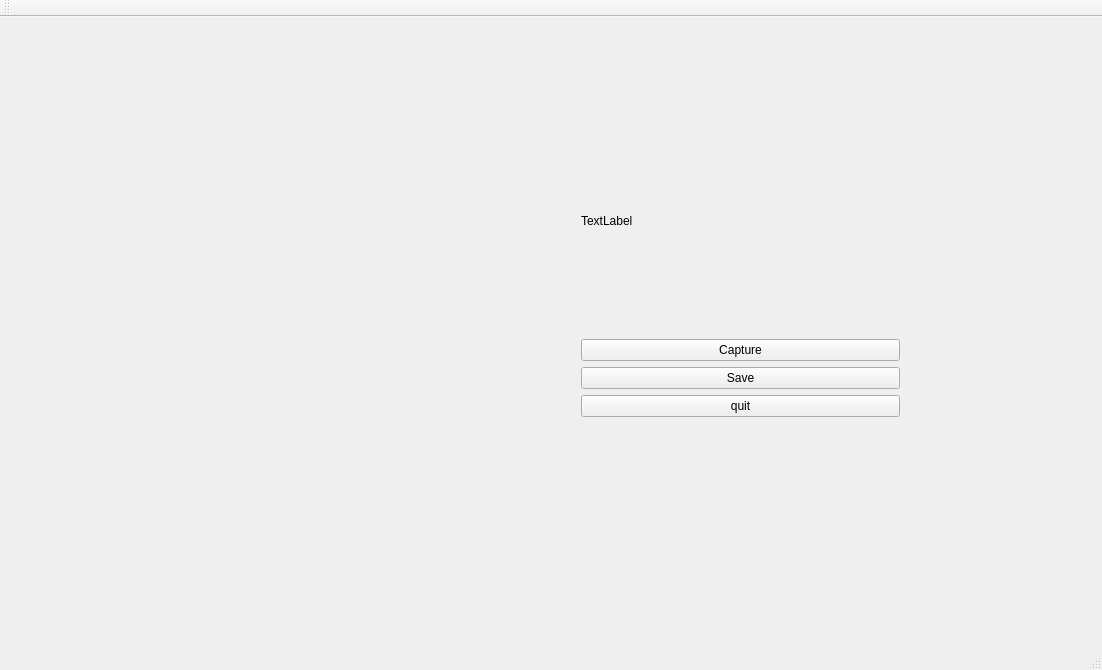
<?xml version="1.0" encoding="UTF-8"?>
<ui version="4.0">
 <class>MainWindow</class>
 <widget class="QMainWindow" name="MainWindow">
  <property name="geometry">
   <rect>
    <x>0</x>
    <y>0</y>
    <width>1102</width>
    <height>670</height>
   </rect>
  </property>
  <property name="windowTitle">
   <string>MainWindow</string>
  </property>
  <widget class="QWidget" name="centralWidget">
   <widget class="QWidget" name="horizontalLayoutWidget">
    <property name="geometry">
     <rect>
      <x>50</x>
      <y>70</y>
      <width>361</width>
      <height>351</height>
     </rect>
    </property>
    <layout class="QHBoxLayout" name="ImageView"/>
   </widget>
   <widget class="QWidget" name="verticalLayoutWidget">
    <property name="geometry">
     <rect>
      <x>570</x>
      <y>80</y>
      <width>341</width>
      <height>331</height>
     </rect>
    </property>
    <layout class="QVBoxLayout" name="verticalLayout">
     <item>
      <widget class="QLabel" name="ImageCapture">
       <property name="text">
        <string>TextLabel</string>
       </property>
      </widget>
     </item>
     <item>
      <widget class="QPushButton" name="buttonCapture">
       <property name="text">
        <string>Capture</string>
       </property>
      </widget>
     </item>
     <item>
      <widget class="QPushButton" name="buttonSave">
       <property name="text">
        <string>Save</string>
       </property>
      </widget>
     </item>
     <item>
      <widget class="QPushButton" name="buttonQuit">
       <property name="text">
        <string>quit</string>
       </property>
      </widget>
     </item>
    </layout>
   </widget>
  </widget>
  <widget class="QMenuBar" name="menuBar">
   <property name="geometry">
    <rect>
     <x>0</x>
     <y>0</y>
     <width>1102</width>
     <height>22</height>
    </rect>
   </property>
  </widget>
  <widget class="QToolBar" name="mainToolBar">
   <attribute name="toolBarArea">
    <enum>TopToolBarArea</enum>
   </attribute>
   <attribute name="toolBarBreak">
    <bool>false</bool>
   </attribute>
  </widget>
  <widget class="QStatusBar" name="statusBar"/>
 </widget>
 <layoutdefault spacing="6" margin="11"/>
 <resources/>
 <connections/>
</ui>
